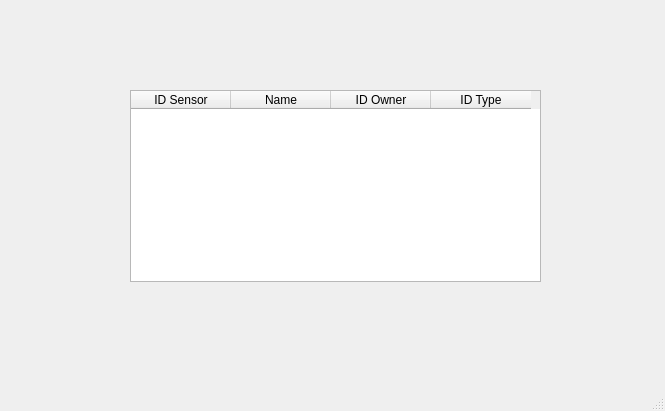
<?xml version="1.0" encoding="UTF-8"?>
<ui version="4.0">
 <class>MainWindow</class>
 <widget class="QMainWindow" name="MainWindow">
  <property name="geometry">
   <rect>
    <x>0</x>
    <y>0</y>
    <width>665</width>
    <height>411</height>
   </rect>
  </property>
  <property name="windowTitle">
   <string>MainWindow</string>
  </property>
  <widget class="QWidget" name="centralwidget">
   <widget class="QTableWidget" name="tabla_info_sensor">
    <property name="geometry">
     <rect>
      <x>130</x>
      <y>90</y>
      <width>411</width>
      <height>192</height>
     </rect>
    </property>
    <column>
     <property name="text">
      <string>ID Sensor</string>
     </property>
    </column>
    <column>
     <property name="text">
      <string>Name</string>
     </property>
    </column>
    <column>
     <property name="text">
      <string>ID Owner</string>
     </property>
    </column>
    <column>
     <property name="text">
      <string>ID Type</string>
     </property>
    </column>
   </widget>
  </widget>
  <widget class="QMenuBar" name="menubar">
   <property name="geometry">
    <rect>
     <x>0</x>
     <y>0</y>
     <width>665</width>
     <height>21</height>
    </rect>
   </property>
  </widget>
  <widget class="QStatusBar" name="statusbar"/>
 </widget>
 <resources/>
 <connections/>
</ui>
